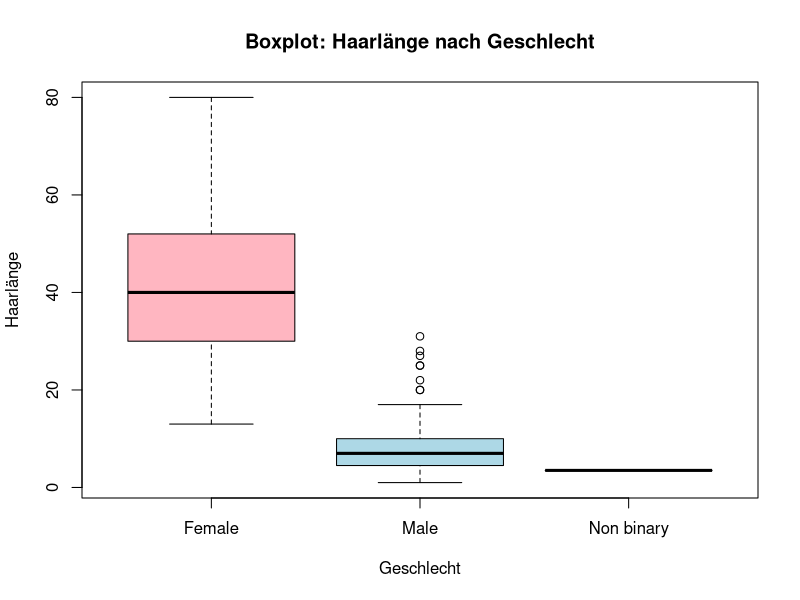
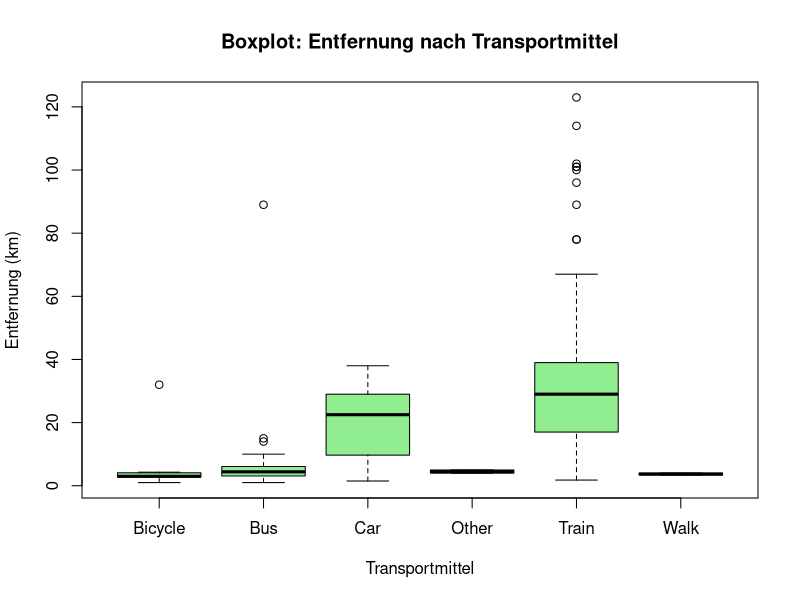
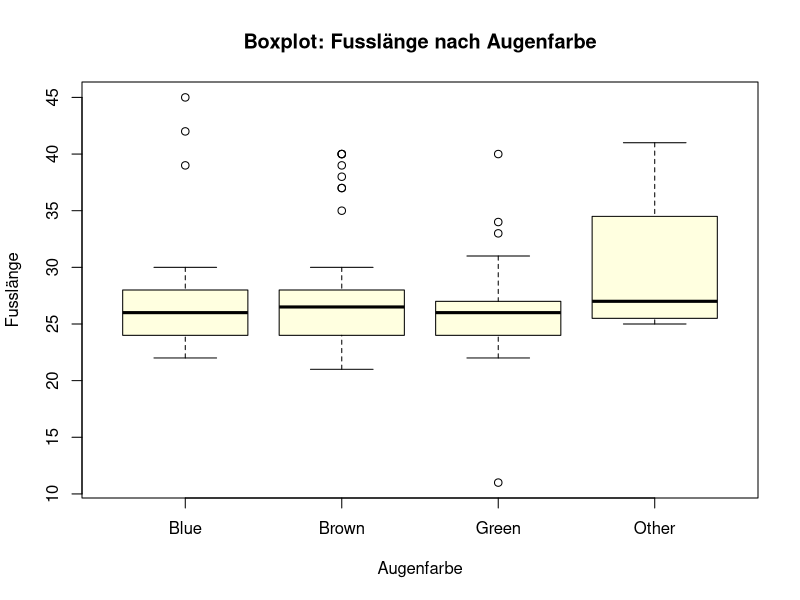
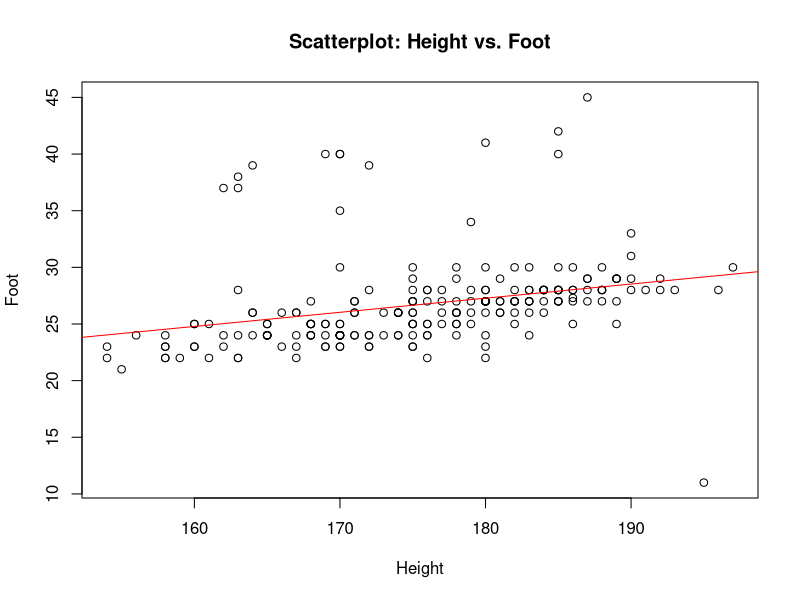
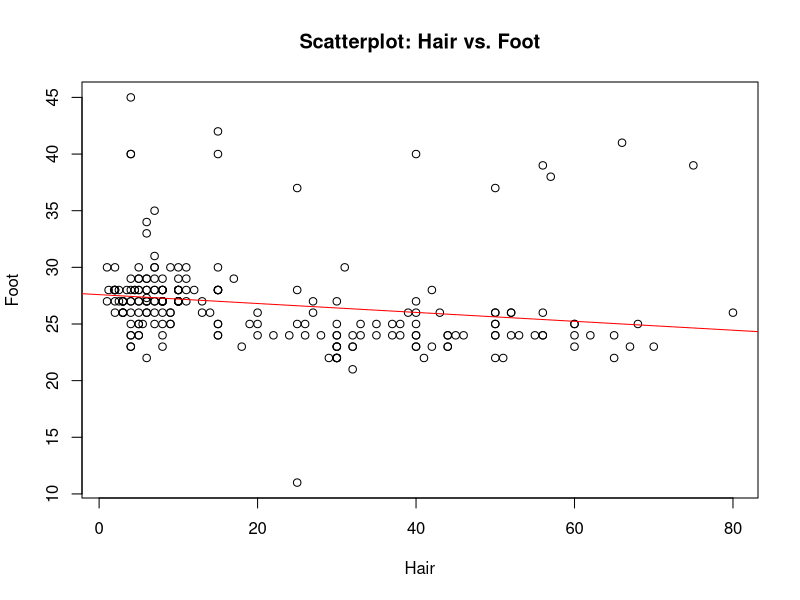
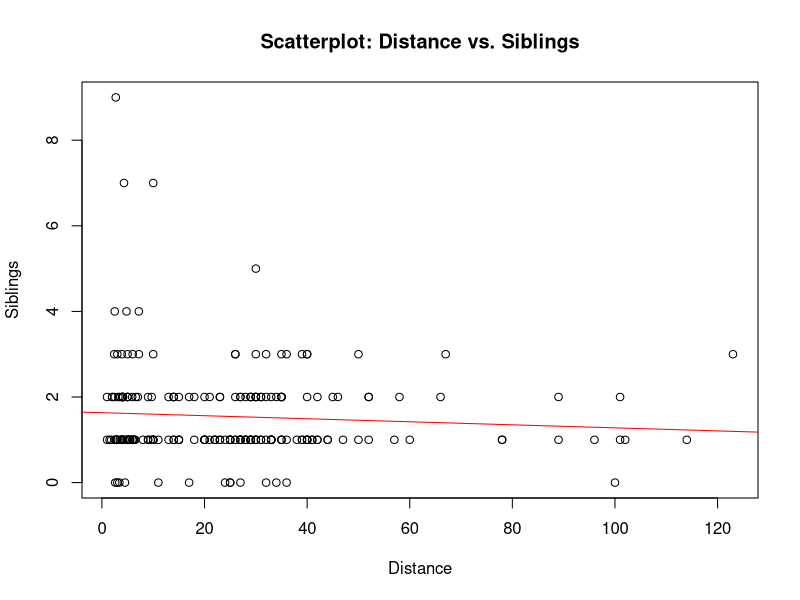
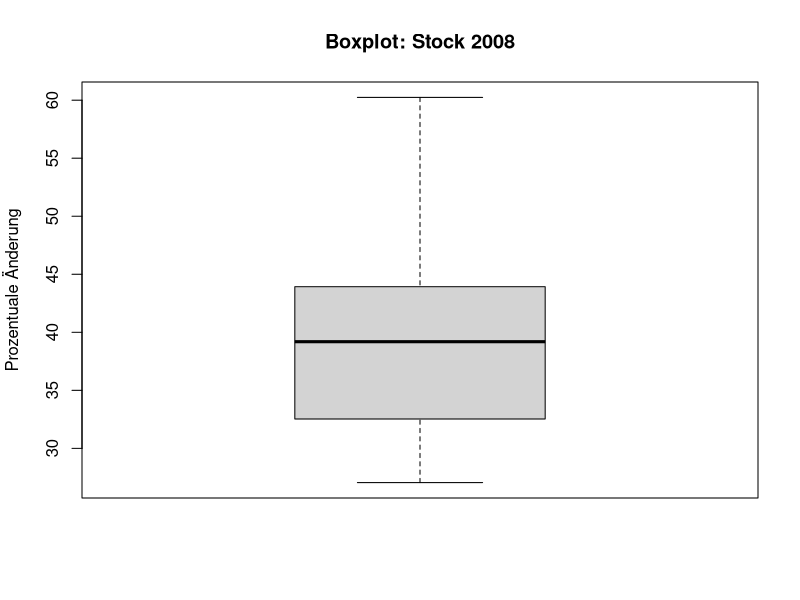

Write the R code that produced these figures, in order.
## ---- chunk 1
   library(readxl)
   data <- read_excel("../data/WDDA_03.xlsx", sheet = "BFH")
## ---- chunk 2
# Beispiel: Annahme, dass 'data' Ihren Datensatz enthält
male_height <- data$height[data$gender == "Male"]
female_height <- data$height[data$gender == "Female"]

mean_male <- mean(male_height, na.rm = TRUE)
mean_female <- mean(female_height, na.rm = TRUE)

cat("Mittlere Körpergrösse Männer:", mean_male, "cm\n")
cat("Mittlere Körpergrösse Frauen:", mean_female, "cm\n")
## ---- chunk 3
count_female_above_male_mean <- sum(female_height > mean_male, na.rm = TRUE)
count_male_below_female_mean <- sum(male_height < mean_female, na.rm = TRUE)

cat("Anzahl Frauen grösser als mittlere Männergrösse:", count_female_above_male_mean, "\n")
cat("Anzahl Männer kleiner als mittlere Frauengrösse:", count_male_below_female_mean, "\n")
## ---- chunk 4
mean_jar <- mean(data$jar, na.rm = TRUE)
cat("Mittelwert von jar:", mean_jar, "\n")
## ---- chunk 5
diff_to_actual <- abs(data$jar - 405)
best_index <- which.min(diff_to_actual)
best_birthdate <- data$dob[best_index]  # Annahme: Geburtsdatum in 'dob'
cat("Geburtsdatum des besten Schätzers:", best_birthdate, "\n")
## ---- chunk 6
closer_than_mean <- sum(abs(data$jar - 405) < abs(data$jar - mean_jar), na.rm = TRUE)
cat("Anzahl Individuen, die näher an 405 liegen als am Mittelwert:", closer_than_mean, "\n")
## ---- chunk 7
# Für jar:
mean_jar <- mean(data$jar, na.rm = TRUE)
median_jar <- median(data$jar, na.rm = TRUE)
cat("jar - Mittelwert:", mean_jar, "Median:", median_jar, "\n")

# Für siblings:
mean_siblings <- mean(data$siblings, na.rm = TRUE)
median_siblings <- median(data$siblings, na.rm = TRUE)
cat("siblings - Mittelwert:", mean_siblings, "Median:", median_siblings, "\n")

# Für distance:
mean_distance <- mean(data$distance, na.rm = TRUE)
median_distance <- median(data$distance, na.rm = TRUE)
cat("distance - Mittelwert:", mean_distance, "Median:", median_distance, "\n")
## ---- chunk 8
mean_gift <- weighted.mean(data$present, data$siblings) 
cat("Durchschnittliche Ausgabe für ein Geschwister-Geschenk:", mean_gift, "CHF\n")
## ---- chunk 9
range_height <- diff(range(data$height, na.rm = TRUE))
range_maths <- diff(range(data$maths, na.rm = TRUE))
range_cash <- diff(range(data$cash, na.rm = TRUE))

cat("Spannweite height:", range_height, "cm\n")
cat("Spannweite maths:", range_maths, "\n")
cat("Spannweite cash:", range_cash, "CHF\n")
## ---- chunk 10
iqr_height <- IQR(data$height, na.rm = TRUE)
iqr_maths <- IQR(data$maths, na.rm = TRUE)
iqr_cash <- IQR(data$cash, na.rm = TRUE)

cat("IQR height:", iqr_height, "cm\n")
cat("IQR maths:", iqr_maths, "\n")
cat("IQR cash:", iqr_cash, "CHF\n")
## ---- chunk 11
boxplot(data$hair ~ data$gender,
        main = "Boxplot: Haarlänge nach Geschlecht",
        xlab = "Geschlecht", ylab = "Haarlänge",
        col = c( "lightpink","lightblue"))
## ---- chunk 12
# Beispiel (b): distance nach transport
# Sicherere Implementierung mit Fehlerbehandlung
transport_data <- data.frame(
  distance = data$distance,
  transport = data$transport
)
transport_data <- transport_data[complete.cases(transport_data), ]

if(nrow(transport_data) > 0 && length(unique(transport_data$transport)) > 0) {
  boxplot(distance ~ transport, data = transport_data,
          main = "Boxplot: Entfernung nach Transportmittel",
          xlab = "Transportmittel", ylab = "Entfernung (km)",
          col = "lightgreen")
} else {
  cat("Nicht genügend gültige Daten für den Transport-Boxplot\n")
}

# Beispiel (c): foot nach eye
# Sicherere Implementierung mit Fehlerbehandlung
eye_foot_data <- data.frame(
  foot = data$foot,
  eye = data$eye
)
eye_foot_data <- eye_foot_data[complete.cases(eye_foot_data), ]

if(nrow(eye_foot_data) > 0 && length(unique(eye_foot_data$eye)) > 0) {
  boxplot(foot ~ eye, data = eye_foot_data,
          main = "Boxplot: Fusslänge nach Augenfarbe",
          xlab = "Augenfarbe", ylab = "Fusslänge",
          col = "lightyellow")
} else {
  cat("Nicht genügend gültige Daten für den Augenfarbe-Boxplot\n")
}
## ---- chunk 13
sd_height <- sd(data$height, na.rm = TRUE)
sd_maths <- sd(data$maths, na.rm = TRUE)
sd_cash <- sd(data$cash, na.rm = TRUE)

cat("Standardabweichung height:", sd_height, "cm\n")
cat("Standardabweichung maths:", sd_maths, "\n")
cat("Standardabweichung cash:", sd_cash, "CHF\n")
## ---- chunk 14
mean_h <- mean(data$height, na.rm = TRUE)
sd_h <- sd(data$height, na.rm = TRUE)
lower1 <- mean_h - sd_h; upper1 <- mean_h + sd_h
proportion1 <- mean(data$height >= lower1 & data$height <= upper1, na.rm = TRUE)
cat("Anteil innerhalb 1 SD für height:", proportion1, "\n")
## ---- chunk 15
data <- read_excel("../data/WDDA_03.xlsx", sheet = "IHG")
## ---- chunk 16
mean_ratings <- mean(data$`Customer ratings`, na.rm = TRUE)
median_ratings <- median(data$`Customer ratings`, na.rm = TRUE)
quantiles <- quantile(data$`Customer ratings`, probs = c(0.25, 0.75, 0.85), na.rm = TRUE)
iqr_ratings <- IQR(data$`Customer ratings`, na.rm = TRUE)

cat("Mittelwert IHG:", mean_ratings, "\n")
cat("Median IHG:", median_ratings, "\n")
cat("Q1:", quantiles[1], " Q3:", quantiles[2], " IQR:", iqr_ratings, "\n")
cat("85. Perzentil:", quantiles[3], "\n")
## ---- chunk 17
winter <- c(18, 20, 15, 16, 21, 20, 12, 16, 19, 20)
sommer <- c(28, 18, 24, 32, 18, 29, 23, 38, 28, 18)
## ---- chunk 18
range_winter <- diff(range(winter))
iqr_winter <- IQR(winter)
range_sommer <- diff(range(sommer))
iqr_sommer <- IQR(sommer)

cat("Winter - Spannweite:", range_winter, ", IQR:", iqr_winter, "\n")
cat("Sommer - Spannweite:", range_sommer, ", IQR:", iqr_sommer, "\n")
## ---- chunk 19
var_winter <- var(winter)
sd_winter <- sd(winter)
vc_winter <- sd_winter / mean(winter) * 100  # in Prozent

var_sommer <- var(sommer)
sd_sommer <- sd(sommer)
vc_sommer <- sd_sommer / mean(sommer) * 100

cat("Winter - Varianz:", var_winter, ", SD:", sd_winter, ", VK:", vc_winter, "%\n")
cat("Sommer - Varianz:", var_sommer, ", SD:", sd_sommer, ", VK:", vc_sommer, "%\n")
## ---- chunk 20
# Daten laden
 data <- read_excel("../data/WDDA_03.xlsx", sheet = "BFH")


z_height <- scale(data$height)
z_foot   <- scale(data$foot)
z_house  <- scale(data$house)

cat("Mittelwert z-height:", mean(z_height, na.rm = TRUE), "\n")
cat("SD z-height:", sd(z_height, na.rm = TRUE), "\n")
# Analog für foot und house
## ---- chunk 21
library(e1071)

skew_height <- skewness(data$height, na.rm = TRUE)
skew_distance <- skewness(data$distance, na.rm = TRUE)
skew_cash <- skewness(data$cash, na.rm = TRUE)
skew_hair_m <- skewness(data$hair[data$gender == "Male"], na.rm = TRUE)
skew_hair_f <- skewness(data$hair[data$gender == "Female"], na.rm = TRUE)

cat("Schiefe height:", skew_height, "\n")
cat("Schiefe distance:", skew_distance, "\n")
cat("Schiefe cash:", skew_cash, "\n")
cat("Schiefe hair (Männer):", skew_hair_m, "\n")
cat("Schiefe hair (Frauen):", skew_hair_f, "\n")
## ---- chunk 22
plot(data$height, data$foot,
     main = "Scatterplot: Height vs. Foot",
     xlab = "Height", ylab = "Foot")
lm_model_a <- lm(foot ~ height, data = data)
abline(lm_model_a, col = "red")
correlation_a <- cor(data$height, data$foot, use = "complete.obs")
cat("Korrelation (height, foot):", correlation_a, "\n")
## ---- chunk 23
# (b) hair vs. foot
plot(data$hair, data$foot,
     main = "Scatterplot: Hair vs. Foot",
     xlab = "Hair", ylab = "Foot")
lm_model_b <- lm(foot ~ hair, data = data)
abline(lm_model_b, col = "red")
correlation_b <- cor(data$hair, data$foot, use = "complete.obs")
cat("Korrelation (hair, foot):", correlation_b, "\n")

# (c) distance vs. siblings
plot(data$distance, data$siblings,
     main = "Scatterplot: Distance vs. Siblings",
     xlab = "Distance", ylab = "Siblings")
lm_model_c <- lm(siblings ~ distance, data = data)
abline(lm_model_c, col = "red")
correlation_c <- cor(data$distance, data$siblings, use = "complete.obs")
cat("Korrelation (distance, siblings):", correlation_c, "\n")
## ---- chunk 24
corr_total <- cor(data$height, data$hair, use = "complete.obs")
cat("Korrelation (gesamt):", corr_total, "\n")
## ---- chunk 25
corr_female <- cor(data$height[data$gender == "Female"],
                  data$hair[data$gender == "Female"], use = "complete.obs")
cat("Korrelation (Frauen):", corr_female, "\n")
## ---- chunk 26
corr_male <- cor(data$height[data$gender == "Male"],
                data$hair[data$gender == "Male"], use = "complete.obs")
cat("Korrelation (Männer):", corr_male, "\n")
## ---- chunk 27
# Daten aus WDDA_03 laden
data <- read_excel("../data/WDDA_03.xlsx", sheet = "Stock_2008")

mean_stock <- mean(data$Fall, na.rm = TRUE)
median_stock <- median(data$Fall, na.rm = TRUE)
quantiles_stock <- quantile(data$Fall, probs = c(0.25, 0.75), na.rm = TRUE)

cat("Mittelwert Stock 2008:", mean_stock, "\n")
cat("Median Stock 2008:", median_stock, "\n")
cat("Q1:", quantiles_stock[1], "Q3:", quantiles_stock[2], "\n")
## ---- chunk 28
boxplot(data$Fall,
        main = "Boxplot: Stock 2008",
        ylab = "Prozentuale Änderung")
## ---- chunk 29
# Belgiens Wert identifizieren
belgium_value <- data$Fall[data$Country == "Belgium"]
cat("Belgiens Wert:", belgium_value, "\n")

# Perzentil berechnen
belgium_percentile <- mean(data$Fall < belgium_value, na.rm = TRUE) * 100
cat("Perzentil für Belgien:", round(belgium_percentile), "\n")
## ---- chunk 30
# Daten aus WDDA_03 laden
data <- read_excel("../data/WDDA_03.xlsx", sheet = "DAX_CAC")

# Angenommen, die Spalten heissen 'DAX' und 'CAC40'
corr_index <- cor(data$DAX, data$CAC, use = "complete.obs")
cat("Korrelationskoeffizient (DAX, CAC40):", corr_index, "\n")
